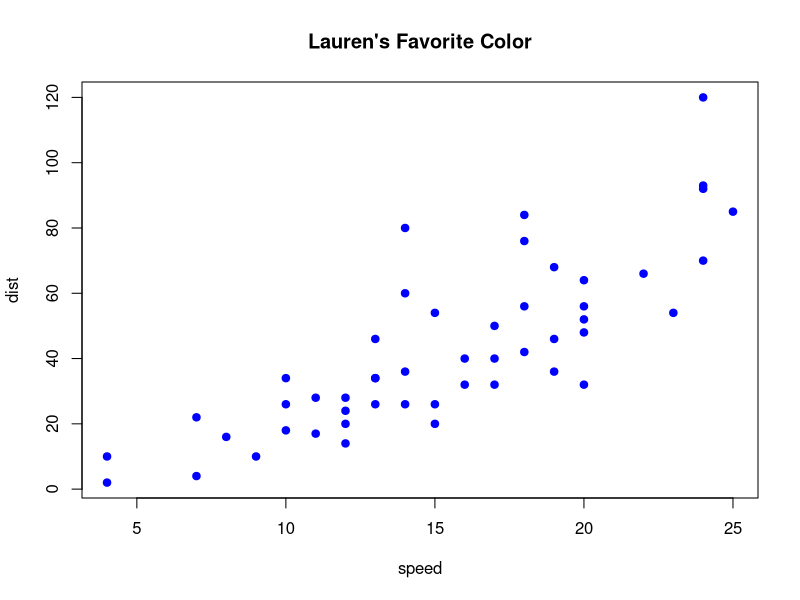

Recreate this plot in R.
## ---- chunk 1
summary(cars)
sd(cars$dist)
## ---- chunk 2
plot(cars, col = "blue", pch = 19, main = "Lauren's Favorite Color")
